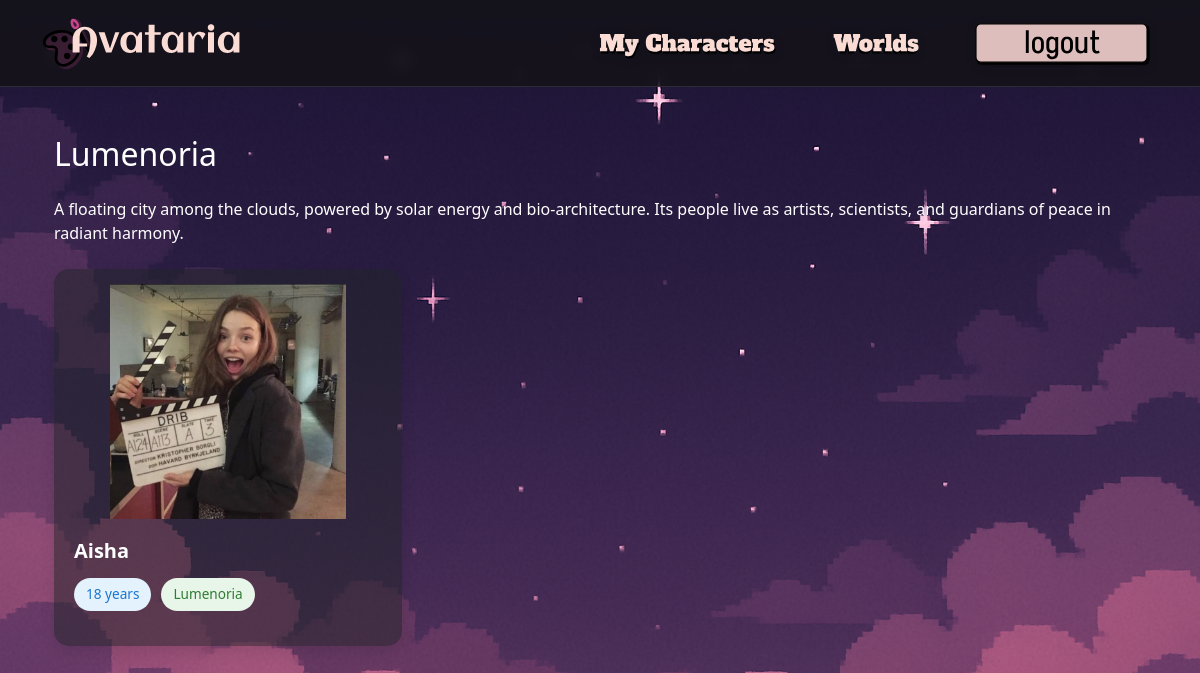
Screenshot of /worlds/5 (signed in) with the database file from the repository.
### models.py (models this page shows)
class Universe(db.Model):
    id = db.Column(db.Integer, primary_key=True)
    name = db.Column(db.String(150), unique=True, nullable=False)
    alignment = db.Column(db.String(10), nullable=False, default="neutral")  # e.g., good, evil, neutral
    description = db.Column(db.Text, nullable=True)
    image_filename = db.Column(db.String(255), nullable=True)  # Optional image
    characters = db.relationship('Character', backref='universe', lazy=True)

class Character(db.Model):
    id = db.Column(db.Integer, primary_key=True)
    name = db.Column(db.String(150), nullable=False)
    age = db.Column(db.Integer, nullable=False)
    appearance = db.Column(db.Text, nullable=False)
    personality = db.Column(db.Text, nullable=False)
    backstory = db.Column(db.Text, nullable=False)
    image_filename = db.Column(db.String(300))  # Path to uploaded image
    universe_id = db.Column(db.Integer, db.ForeignKey('universe.id'), nullable=False)
    user_id = db.Column(db.Integer, db.ForeignKey('user.id'), nullable=False)

### worlds/routes.py (the view)
@worlds_bp.route('/worlds/<int:universe_id>')
def view_world(universe_id):
    if 'user_id' not in session:
        flash('Please log in to view characters.', 'warning')
        return redirect(url_for('auth.login'))
    user_id = session['user_id']
    universe = Universe.query.get_or_404(universe_id)
    characters = Character.query.filter_by(universe_id=universe.id, user_id=user_id).all()
    return render_template('view_world.html', universe=universe, characters=characters)

### app.py (called while the page is built)
@app.before_request
def make_session_permanent():
    session.permanent = True
    app.permanent_session_lifetime = timedelta(minutes=30)

### templates/view_world.html (shortened to what this page needs)
{% extends 'base.html' %}
{% block content %}
<div class="container py-4">
    <h2 class="text-white mb-4">{{ universe.name }}</h2>
    <p class="text-white mb-4">{{ universe.description }}</p>
    {% if characters %}
        <div class="row">
            {% for character in characters %}
            <div class="col-lg-4 col-md-6 mb-4">
                <a href="{{ url_for('characters.view_character', char_id=character.id) }}" class="text-decoration-none text-reset">
                <div class="card character-card h-100 bg-dark bg-opacity-50">
                    <div class="card-img-container">
                        {% if character.image_filename %}
                            <img src="{{ url_for('static', filename='uploads/' ~ character.image_filename) }}"
                                 class="card-img-top"
                                 alt="{{ character.name }}">
                        {% else %}
                            <i class="fas fa-user-circle fa-5x text-secondary"></i>
                        {% endif %}
                    </div>
                    <div class="card-body">
                        <h5 class="card-title">{{ character.name }}</h5>
                        <div class="character-info">
                            <span class="info-badge age-badge">
                                {{ character.age }} years
                            </span>
                            <span class="info-badge universe-badge">
                                {{ character.universe.name }}
                            </span>
                        </div>
                    </div>
                </div>
                </a>
            </div>
            {% endfor %}
        </div>
    {% else %}
        <div class="alert alert-warning text-dark" role="alert">
            There are no characters in this world yet.
            <a href="{{ url_for('characters.create_character') }}" class="alert-link">Create your first character</a>.
        </div>
    {% endif %}
</div>
{% endblock %}

### templates/view_world.html (style rules this page uses)
.character-card { transition: all 0.3s ease; border: none; border-radius: 15px; overflow: hidden; box-shadow: 0 6px 15px rgba(0, 0, 0, 0.1); }
.card-img-container { padding: 15px 15px 0 15px; height: 250px; display: flex; align-items: center; justify-content: center; }
.card-img-top { max-height: 100%; max-width: 100%; object-fit: contain; border-radius: 10px; }
.card-body { padding: 20px; }
.card-title { font-weight: 700; color: #ffffff; margin-bottom: 15px; }
.character-info { display: flex; flex-wrap: wrap; gap: 10px; margin-bottom: 15px; }
.info-badge { padding: 6px 12px; border-radius: 20px; font-size: 0.85rem; display: flex; align-items: center; }
.age-badge { background-color: #e3f2fd; color: #1976d2; }
.universe-badge { background-color: #e8f5e9; color: #2e7d32; }

### rows the page displays
Universe: name "Lumenoria", description "A floating city among the clouds, powered by solar energy and bio-architecture. Its people live as artists, scientists, and guardians of peace in radiant harmony."
Character: image_filename (picture), name "Aisha", age "18", universe.name "Lumenoria"
